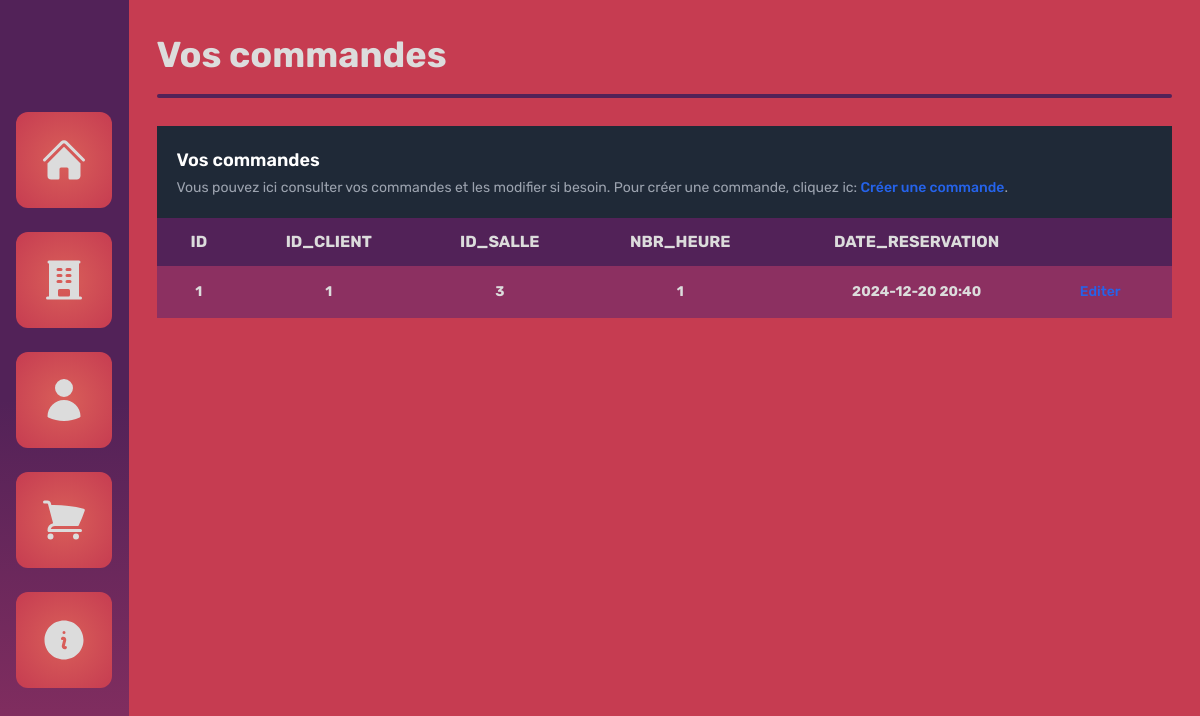
The page /orders on the database its author committed.
### tables this page shows
CREATE TABLE orders (
            id INTEGER PRIMARY KEY AUTOINCREMENT,
            id_client INT,
            id_salle INT,
            nbr_heure INT,
            date_reservation TEXT,
            FOREIGN KEY(id_client) REFERENCES clients(id),
            FOREIGN KEY(id_salle) REFERENCES rooms(id)
        );

### main.py (the view)
@app.route('/orders')
def orders():
    return render_template('orders/list.html', attributes=db_manager.get_attrubutes("orders"), orders=db_manager.get_orders())

### database_manager.py (called while the page is built)
    def get_attrubutes(self, table:str):
        return self.curseur.execute(f"PRAGMA table_info({table})").fetchall()

    def get_orders(self):
        return self.curseur.execute("SELECT * FROM orders").fetchall()

### templates/orders/list.html (shortened to what this page needs)
{% extends 'base.html' %}
{% block content %}
<section class="h-full w-full bg-[--palette-3] flex flex-col">
  <div class="w-full p-7 flex flex-col space-y-3">
    <span class="great-title">Vos commandes</span>
    <div class="w-full h-1 bg-[--palette-1] rounded-lg "></div>
  </div>
  <div class="h-full w-full px-7">
    <table class="w-full">
        <caption class="p-5 text-lg font-semibold text-left rtl:text-right text-white bg-gray-800">
            Vos commandes
            <p class="mt-1 text-sm font-normal text-gray-400">Vous pouvez ici consulter vos commandes et les modifier si besoin. Pour créer une commande, cliquez ic: <a href="{{url_for('create_order')}}" class="font-medium text-blue-600 hover:underline">Créer une commande</a>.</p>
        </caption>
        <thead class="text-base base-text uppercase bg-[--palette-1] text-[--white-color]">
            <tr>
              {% for attribut in attributes %}
                <th scope="col" class="px-6 py-3">
                    <span>{{ attribut[1] }}</span>
                </th>
              {% endfor %}
                <th scope="col" class="px-6 py-3">
                </th>
            </tr>
        </thead>
        <tbody class="text-sm">
          {% for order in orders %}
          <tr class="bg-[--palette-2] border-b text-[--white-color]">
            {% for attribut in order %}
              <th scope="row" class="px-6 py-4">
                  <span>{{ attribut }}</span>
              </th>
            {% endfor %}
            <td class="px-6 py-4">
              <a href="{{ url_for('order', id=order[0]) }}" class="font-medium text-blue-600 hover:underline">Editer</a>
            </td>
          </tr>
          {% endfor %}
        </tbody>
    </table>
</div>
</section>
{% endblock %}

### static/css/general.css (style rules this page uses)
html, body, div, span, applet, object, iframe, h1, h2, h3, h4, h5, h6, p, blockquote, pre, a, abbr, acronym, address, big, cite, code, del, dfn, em, img, ins, kbd, q, s, samp, small, strike, strong, sub, sup, tt, var, b, u, i, center, dl, dt, dd, ol, ul, li, fieldset, form, label, legend, table, caption, tbody, tfoot, thead, tr, th, td, article, aside, canvas, details, embed, figure, figcaption, footer, header, hgroup, menu, nav, output, ruby, section, summary, time, mark, audio, video { margin: 0; padding: 0; border: 0; font-size: 100%; font-family: "Rubik", sans-serif; vertical-align: baseline; }
:root { --nav-gradient: linear-gradient(180deg, #522258 50%, #8C3061 100%); --nav-button-gradient: radial-gradient(circle, #D95F59 0%, #C63C51 100%); --white-color: #dcdcdc; --palette-1: #522258; --palette-2: #8C3061; --palette-3: #C63C51; --palette-4: #D95F59; }
.great-title { color: var(--white-color); font-family: "Rubik", sans-serif; font-optical-sizing: auto; font-weight: 700; font-style: normal; font-size: 36px; }
.base-text { font-family: "Rubik", sans-serif; font-optical-sizing: auto; font-weight: 700; font-style: normal; }

### rows shown on the page
orders: order "1" "1" "3" "1", date_reservation "2024-12-20 20:40"

### other values the page prints
{{ attribut[1] }} "ID" "ID_CLIENT" "ID_SALLE" "NBR_HEURE" "DATE_RESERVATION"
